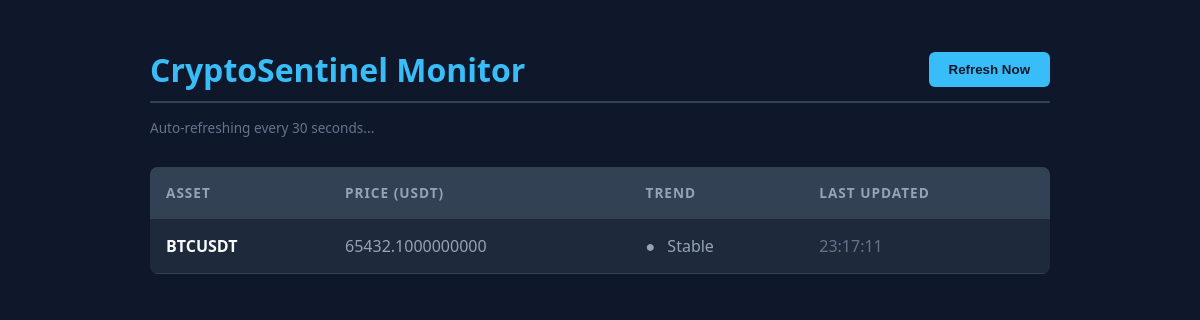
Before: / with the older database file.
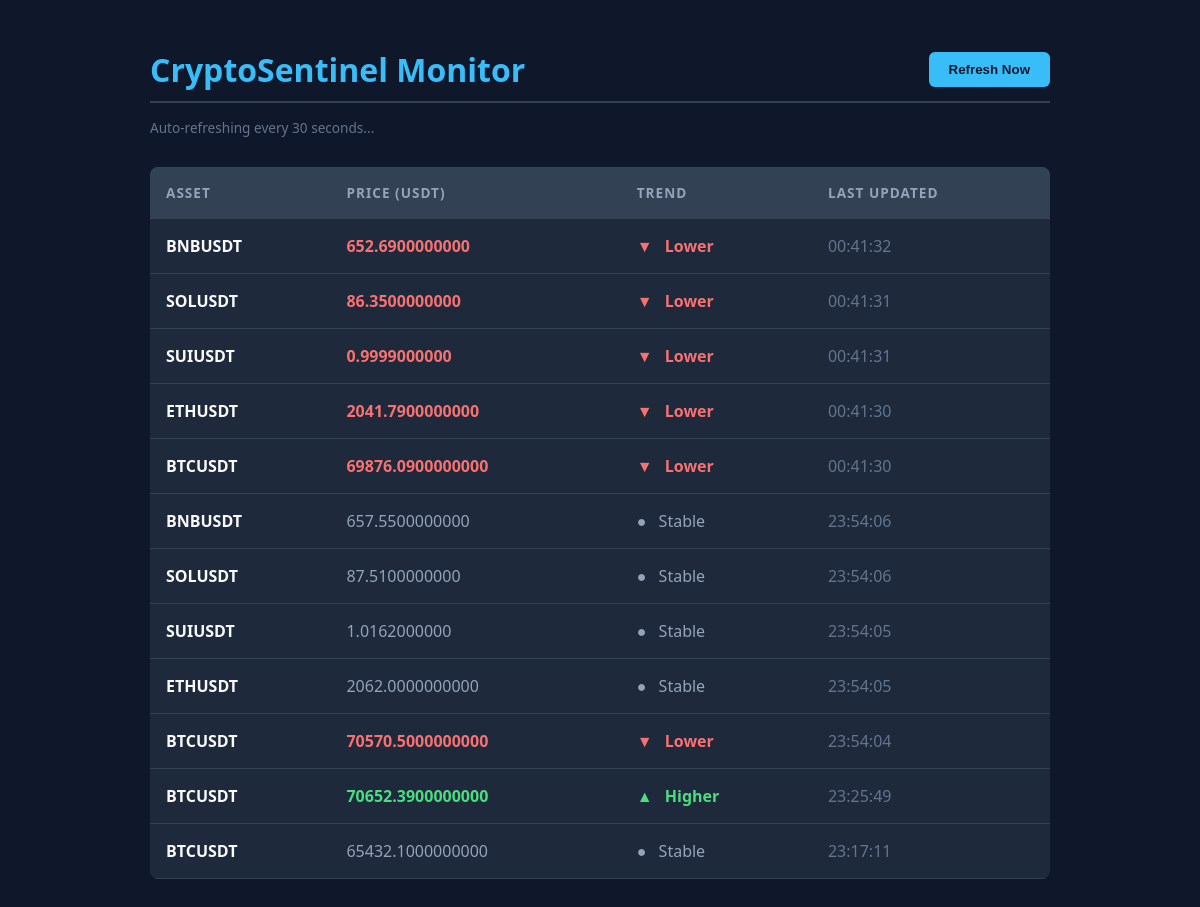
After: the same page with the newer database file.
### core/models.py (models this page shows, shortened)
class CryptoPrice(models.Model):
    symbol = models.CharField(max_length=20)
    price = models.DecimalField(max_digits=30, decimal_places=10)
    timestamp = models.DateTimeField(auto_now_add=True)
    @property
    def trend(self):
        previous_entry = CryptoPrice.objects.filter(
            symbol=self.symbol,
            timestamp__lt=self.timestamp
        ).order_by('-timestamp').first()
        if not previous_entry:
            return 'neutral'
        if self.price > previous_entry.price:
            return 'up'
        elif self.price < previous_entry.price:
            return 'down'
        return 'neutral'

### core/views.py (the view)
# urls.py: path('', public_dashboard, name='dashboard'),
def public_dashboard(request):
    prices = CryptoPrice.objects.all().order_by('-timestamp')[:50]
    context = {
        'prices': prices,
        'page_title': 'CryptoSentinel Public Monitor'
    }
    return render(request, 'dashboard.html', context)

### core/templates/dashboard.html (shortened to what this page needs)
<!DOCTYPE html>
<html lang="en">
<head>
</head>
<body>
    <div class="container">
        <div class="header-section">
            <h1>CryptoSentinel Monitor</h1>
            <button class="btn-refresh" onclick="location.reload();">Refresh Now</button>
        </div>
        <div class="status-bar">
            Auto-refreshing every 30 seconds...
        </div>
        <table>
            <thead>
                <tr>
                    <th>Asset</th>
                    <th>Price (USDT)</th>
                    <th>Trend</th>
                    <th>Last Updated</th>
                </tr>
            </thead>
            <tbody>
                {% for price in prices %}
                <tr>
                    <td><strong>{{ price.symbol }}</strong></td>
                    <td class="{% if price.trend == 'up' %}up{% elif price.trend == 'down' %}down{% else %}neutral{% endif %}">
                        {{ price.price }}
                    </td>
                    <td class="{% if price.trend == 'up' %}up{% elif price.trend == 'down' %}down{% else %}neutral{% endif %}">
                        {% if price.trend == 'up' %}
                            <span class="arrow">▲</span> Higher
                        {% elif price.trend == 'down' %}
                            <span class="arrow">▼</span> Lower
                        {% else %}
                            <span class="arrow">●</span> Stable
                        {% endif %}
                    </td>
                    <td style="color: #64748b;">{{ price.timestamp|date:"H:i:s" }}</td>
                </tr>
                {% empty %}
                <tr>
                    <td colspan="4">No market data found. Run the fetcher script.</td>
                </tr>
                {% endfor %}
            </tbody>
        </table>
    </div>
</body>
</html>

### core/templates/dashboard.html (style rules this page uses)
body { font-family: 'Segoe UI', Tahoma, Geneva, Verdana, sans-serif; background: #0f172a; color: #f8fafc; padding: 40px; }
.container { max-width: 900px; margin: auto; }
.header-section { display: flex; justify-content: space-between; align-items: center; border-bottom: 2px solid #334155; padding-bottom: 10px; }
h1 { color: #38bdf8; margin: 0; }
.btn-refresh { background: #38bdf8; color: #0f172a; border: none; padding: 10px 20px; border-radius: 6px; font-weight: bold; cursor: pointer; transition: 0.2s; }
table { width: 100%; border-collapse: collapse; margin-top: 30px; background: #1e293b; border-radius: 8px; overflow: hidden; }
th, td { padding: 16px; text-align: left; border-bottom: 1px solid #334155; }
th { background: #334155; color: #94a3b8; text-transform: uppercase; font-size: 0.85rem; letter-spacing: 1px; }
.up { color: #4ade80; font-weight: bold; }
.down { color: #f87171; font-weight: bold; }
.neutral { color: #94a3b8; }
.arrow { margin-right: 8px; }
.status-bar { margin-top: 15px; font-size: 0.85rem; color: #64748b; }

Changed rows visible on the page:
added CryptoPrice: symbol "BNBUSDT", price "652.6900000000", shows "Lower", timestamp "00:41:32"
added CryptoPrice: symbol "SOLUSDT", price "86.3500000000", shows "Lower", timestamp "00:41:31"
added CryptoPrice: symbol "SUIUSDT", price "0.9999000000", shows "Lower", timestamp "00:41:31"
added CryptoPrice: symbol "ETHUSDT", price "2041.7900000000", shows "Lower", timestamp "00:41:30"
added CryptoPrice: symbol "BTCUSDT", price "69876.0900000000", shows "Lower", timestamp "00:41:30"
added CryptoPrice: symbol "BNBUSDT", price "657.5500000000", shows "Stable", timestamp "23:54:06"
added CryptoPrice: symbol "SOLUSDT", price "87.5100000000", shows "Stable", timestamp "23:54:06"
added CryptoPrice: symbol "SUIUSDT", price "1.0162000000", shows "Stable", timestamp "23:54:05"
added CryptoPrice: symbol "ETHUSDT", price "2062.0000000000", shows "Stable", timestamp "23:54:05"
added CryptoPrice: symbol "BTCUSDT", price "70570.5000000000", shows "Lower", timestamp "23:54:04"
added CryptoPrice: symbol "BTCUSDT", price "70652.3900000000", shows "Higher", timestamp "23:25:49"
